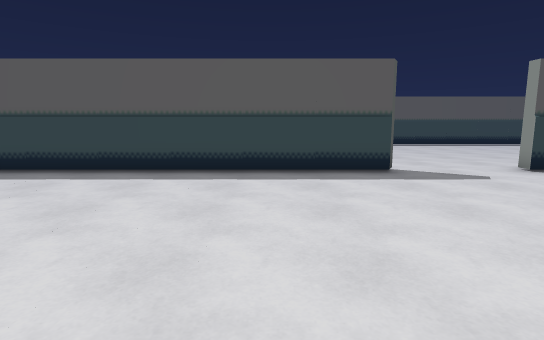
view 1 (above)

16 first-person views from a walk through a level from a Godot 3-D game. The camera is 1.3 m above the floor, tilts 8° down and sees 80° across. The floor is counted in squares, 1 m on a side. Each view is taken from the middle of a square. On the plan, view 1 faces up. The plan holds only what a view shows up to about 14 squares ahead; the rest is blank. The place goes on beyond the plan.

view 2
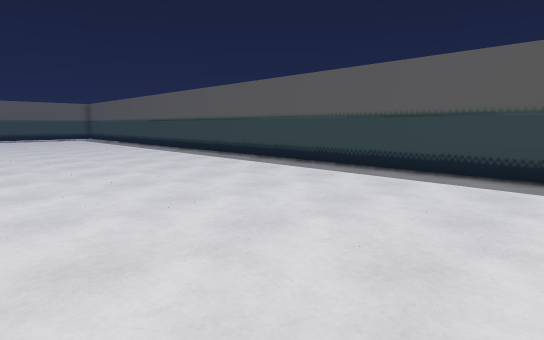

view 3
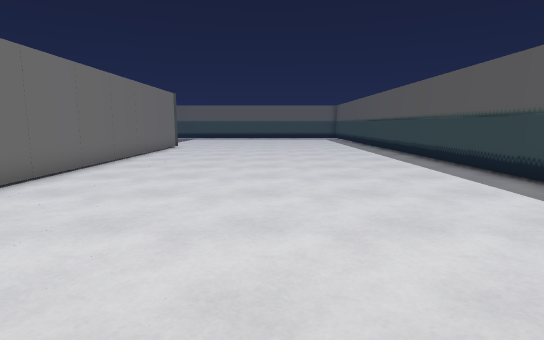

view 4
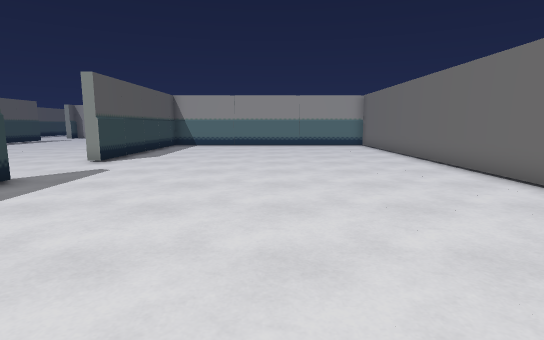

view 5
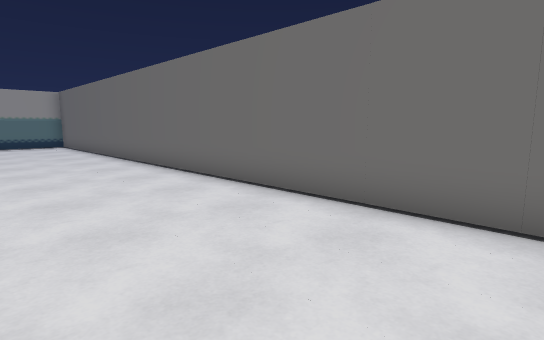

view 6
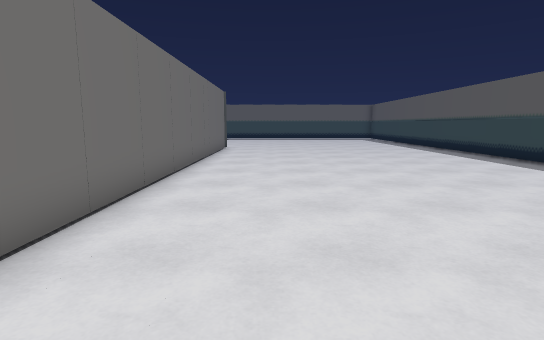

view 7
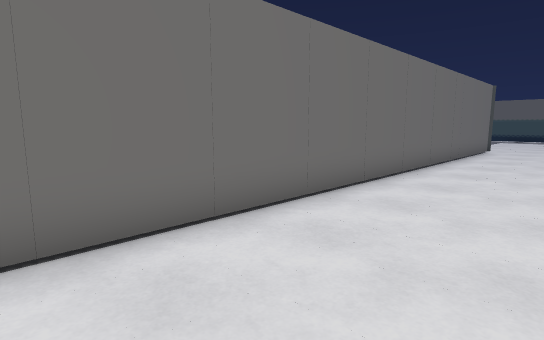

view 8
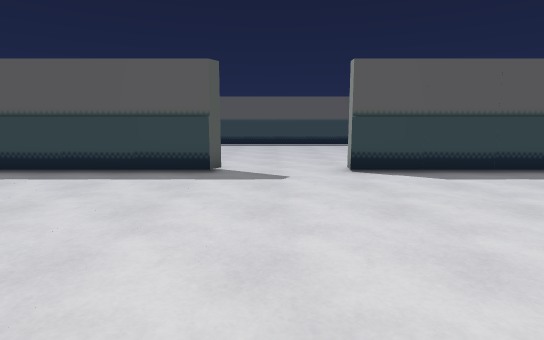

view 9
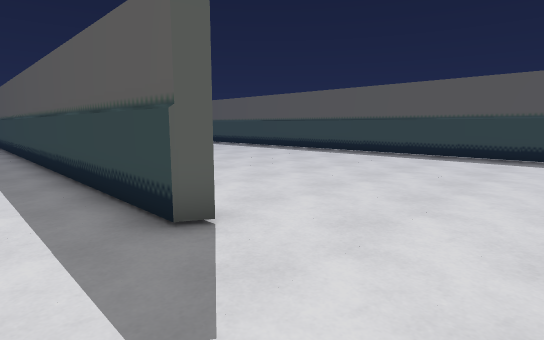

view 10
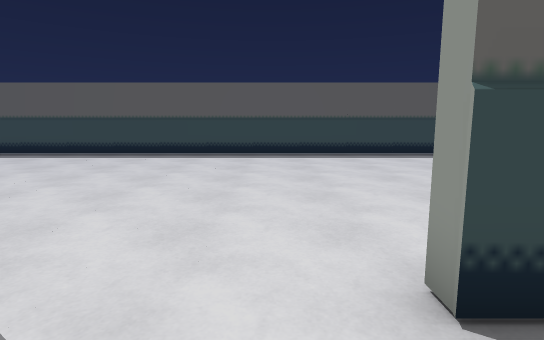

view 11
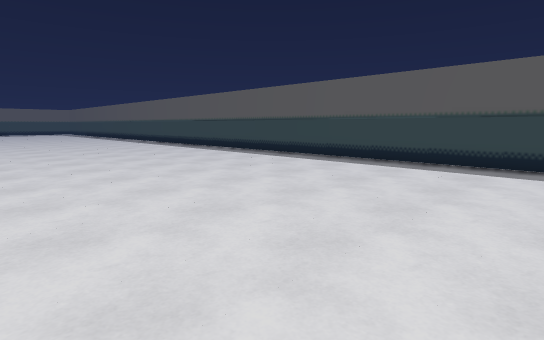

view 12
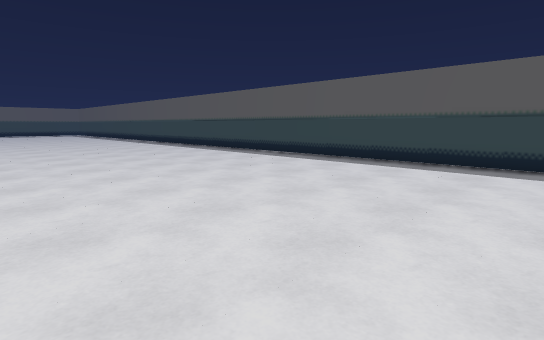

view 13
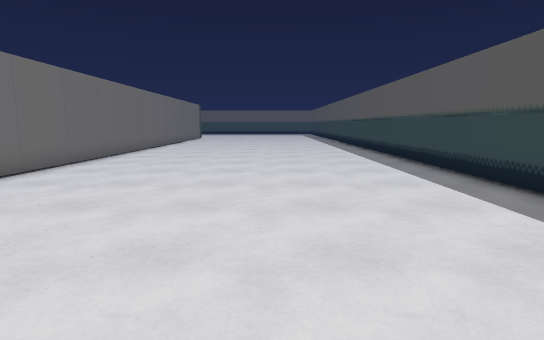

view 14
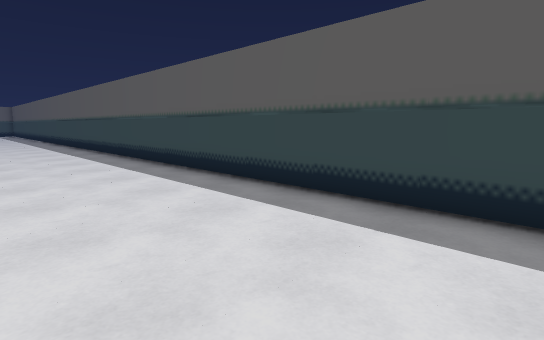

view 15
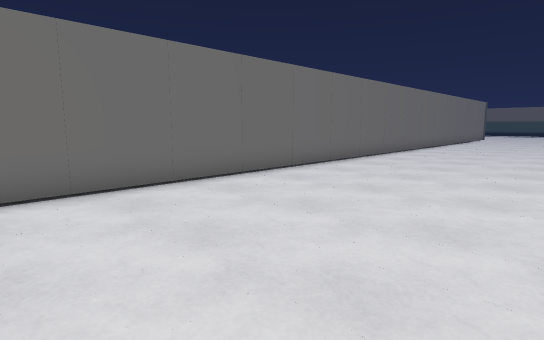

view 16
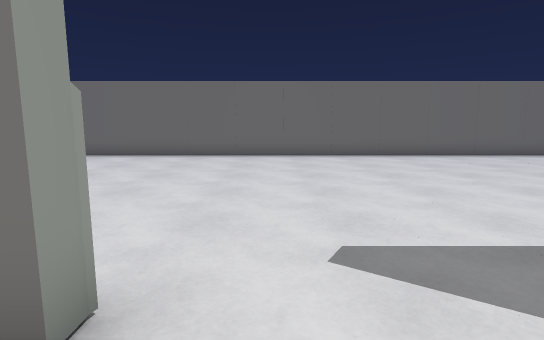

### Floor plan
Points are (right, up) in squares from view 1. A wall is a line through its corners. A room is listed if a view was taken in it or the views show most of it. See-through windows are left out.
Room 1 (views 1, 2, 3, 4, 5, 6, 7, 8, 9, 10)
walls: (3.3, 9) (-16.2, 8.9); (-16.6, -2.6) (10.5, -2.6); (10.5, 9) (7.2, 9)
ways out: opening at (5, 8.2) to room 2
Room 2 (views 11, 12, 13, 14, 15, 16)
walls: (3.6, 9.5) (3.3, 9); (7.2, 9) (7.2, 9.5); (-16.2, 9.4) (-1.5, 9.4); (10.5, 21) (-16.2, 20.9)
ways out: opening at (5, 8.2) to room 1

Where each view was taken, in squares from view 1:
view 1: 0 up, 0 right, facing up
view 2: 0 up, 0 right, facing up-left
view 3: 3 up, 1 left, facing left
view 4: 3 up, 4 left, facing right
view 5: 2 up, 5 left, facing down-right
view 6: 0 up, 2 left, facing left
view 7: 1 up, 2 left, facing down-left
view 8: 0 up, 5 right, facing up
view 9: 7 up, 7 right, facing up-left
view 10: 7 up, 6 right, facing up
view 11: 10 up, 3 right, facing up-left
view 12: 10 up, 1 left, facing up-left
view 13: 16 up, 2 left, facing left
view 14: 16 up, 1 left, facing up-left
view 15: 16 up, 1 left, facing down-left
view 16: 11 up, 6 right, facing down
